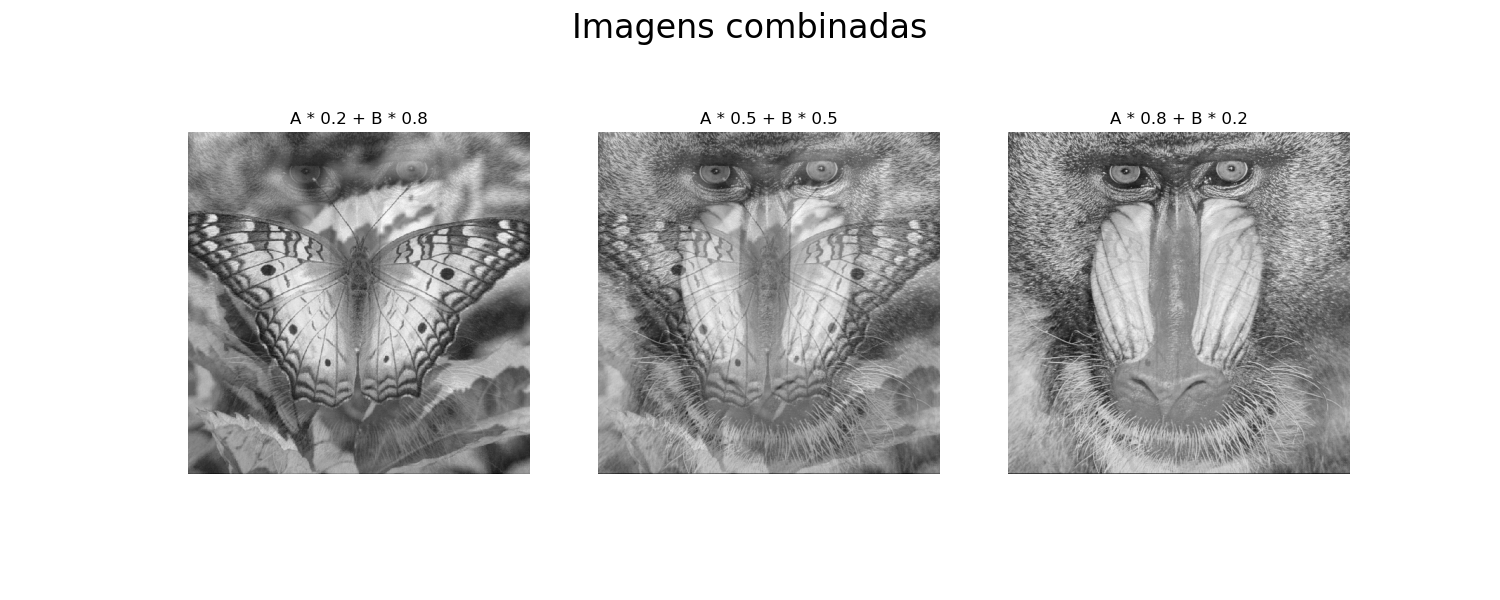

Write the Python code that produced this figure.
'''
Universidade Estadual de Campinas
Instituto de Computação

MO443 - Introdução ao Processamento Digital de Imagem - 1S2023
Professor Hélio Pedrini

Trabalho 01


Aluno:
Maurício Pereira Lopes
RA: 225242
'''

# ------------------------------------------
# Carregamento de bibliotecas
import imageio as iio
import matplotlib.pyplot as plt
import numpy as np
import random
# ------------------------------------------


# ------------------------------------------
# Questão 1.2 - Combinação de imagens
# Combinar duas imagens monocromaticas de mesmo tamanho por meio da média
# ponderada de seus níveis de cinza.
# ------------------------------------------

# ler duas imagens
im_A = iio.imread('https://www.ic.unicamp.br/~helio/imagens_png/baboon.png')
im_B = iio.imread('https://www.ic.unicamp.br/~helio/imagens_png/butterfly.png')

# calcular as imagens combinadas, plotar e salvar as imagens
pesos = np.array([0.2, 0.5, 0.8])
fig, axs = plt.subplots(1, 3, figsize=(15, 6))
fig.suptitle('Imagens combinadas', fontsize=24)



for c in range(3):
    im_comb = im_A * pesos[c] + im_B * pesos[-(c + 1)]
    axs[c].imshow(im_comb, cmap='gray')
    label = 'A * ' + str(pesos[c]) + ' + B * ' + str(pesos[-(c + 1)])
    axs[c].set_title(label)
    axs[c].axis("off")
plt.savefig("trabalho01-questao1.2.png")
plt.show()